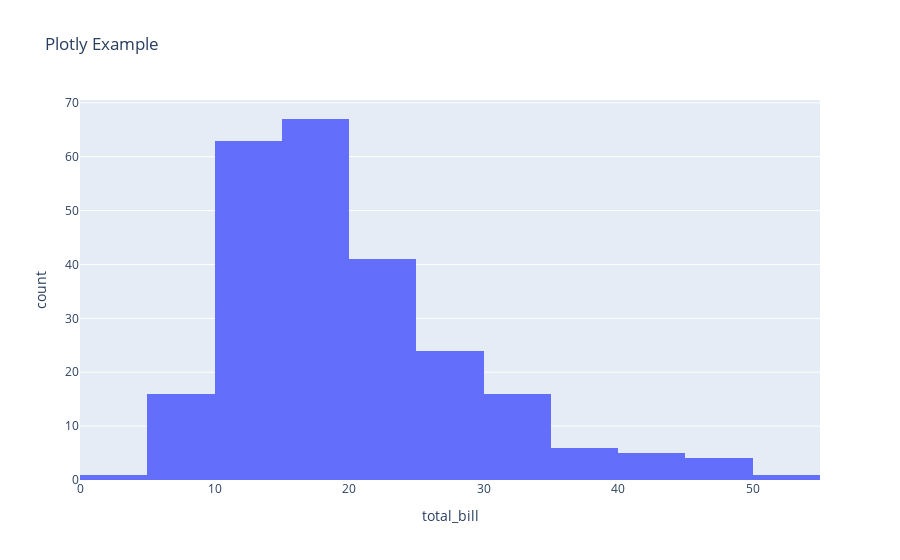

The notebook cell saved with this chart:
### Markdown cell above
## 🛠 Python Libraries for Visualization

We’ll use three key libraries:

1. **Matplotlib** → low-level, very flexible plotting library.  
2. **Seaborn** → built on Matplotlib, provides beautiful statistical plots.  
3. **Plotly** → interactive visualizations (we’ll explore later).

### Code cell
# Quick preview of each library

import seaborn as sns
import pandas as pd

# Simple dataset
tips = sns.load_dataset("tips")

# Matplotlib
tips["total_bill"].plot(kind="hist", bins=20, title="Matplotlib Example")
plt.show()

# Seaborn
sns.histplot(data=tips, x="total_bill", bins=20)
plt.title("Seaborn Example")
plt.show()

# Plotly
import plotly.express as px
fig = px.histogram(tips, x="total_bill", nbins=20, title="Plotly Example")
fig.show()

### Figure 1 — Plotly figure (JSON) as saved in the notebook; plotly's stock layout.template omitted (floating-point values rounded to 4 significant figures; data arrays with more than 128 entries replaced by an {"elided": "..."} marker saying what was removed)
{"data": [{"bingroup": "x", "hovertemplate": "total_bill=%{x}<br>count=%{y}<extra></extra>", "legendgroup": "", "marker": {"color": "#636efa", "pattern": {"shape": ""}}, "name": "", "nbinsx": 20, "orientation": "v", "showlegend": false, "type": "histogram", "x": {"elided": "244 float values"}, "xaxis": "x", "yaxis": "y"}], "layout": {"barmode": "relative", "legend": {"tracegroupgap": 0}, "title": {"text": "Plotly Example"}, "xaxis": {"anchor": "y", "domain": [0, 1], "title": {"text": "total_bill"}}, "yaxis": {"anchor": "x", "domain": [0, 1], "title": {"text": "count"}}}}
